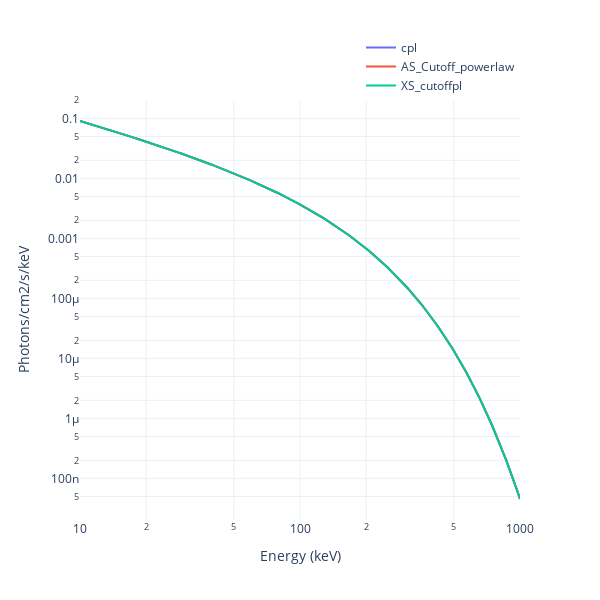

Source (notebook cell):
### Markdown cell above
comparing same models from different library

### Code cell
earr = np.logspace(1, 3, 1000)

modelplot = Plot.model(ploter='plotly', style='NE', post=False)
modelplot.add_model(cpl_ins, E=earr)
modelplot.add_model(as_cpl_ins, E=earr)
modelplot.add_model(xs_cutoffpl_ins, E=earr)
fig = modelplot.get_fig()

### Figure 1 — Plotly figure (JSON) as saved in the notebook; plotly's stock layout.template omitted (floating-point values rounded to 4 significant figures; data arrays with more than 128 entries replaced by an {"elided": "..."} marker saying what was removed)
{"data": [{"line": {"color": "#636EFA", "width": 2}, "mode": "lines", "name": "cpl", "showlegend": true, "type": "scatter", "x": {"elided": "1000 float values"}, "y": {"elided": "1000 float values"}}, {"line": {"color": "#EF553B", "width": 2}, "mode": "lines", "name": "AS_Cutoff_powerlaw", "showlegend": true, "type": "scatter", "x": {"elided": "1000 float values"}, "y": {"elided": "1000 float values"}}, {"line": {"color": "#00CC96", "width": 2}, "mode": "lines", "name": "XS_cutoffpl", "showlegend": true, "type": "scatter", "x": {"elided": "1000 float values"}, "y": {"elided": "1000 float values"}}], "layout": {"height": 600, "legend": {"x": 1, "xanchor": "right", "y": 1, "yanchor": "bottom"}, "width": 600, "xaxis": {"title": {"text": "Energy (keV)"}, "type": "log"}, "yaxis": {"title": {"text": "Photons/cm2/s/keV"}, "type": "log"}}}
